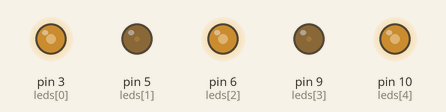
Recording of a sketch running on a simulated Arduino Uno, built with avr-gcc and run on an emulated ATmega328P. Shown: output pins drawn as LEDs (lit = HIGH).

Above: at 0.05 s.
At 1.1 s:
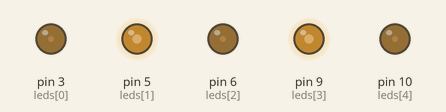
At 2.2 s:
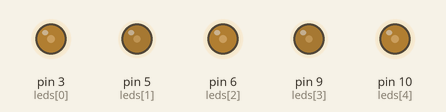
Timing chart, 0 to 6.6 s (numbered marks = the images above):
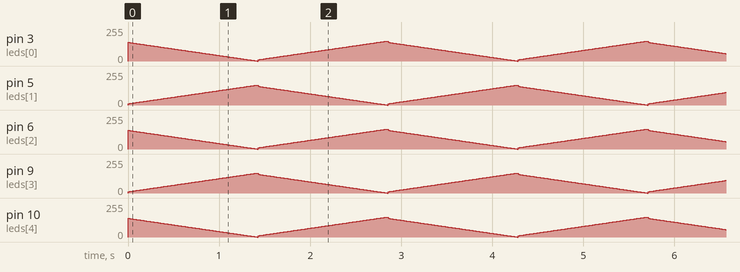

The sketch:

Fade.ino
```cpp
int leds[] = {3, 5, 6, 9, 10};
int no_leds = 5;


void setup() {
    int i;
    for (i=0; i<no_leds;i++) {
        pinMode(leds[i], OUTPUT);
    }
}

#define STEP 1
#define MIN 10
#define MAX 150
#define DELAY 10

void update(int brightness, int modulo) {
    int i;
    int cbrightness;

    for (i=0; i<no_leds;i++) {
        if (i%2 == modulo) {
            cbrightness = MAX-brightness;
        } else {
            cbrightness = brightness;
        }
        analogWrite(leds[i], cbrightness);
    }
}
void loop() {
    int i;
    for (i=MIN; i<=MAX; i++) {
        update(i, 0);
        delay(DELAY);
    }
    for (i=MIN; i<=MAX; i++) {
        update(i, 1);
        delay(DELAY);
    }
}
```
